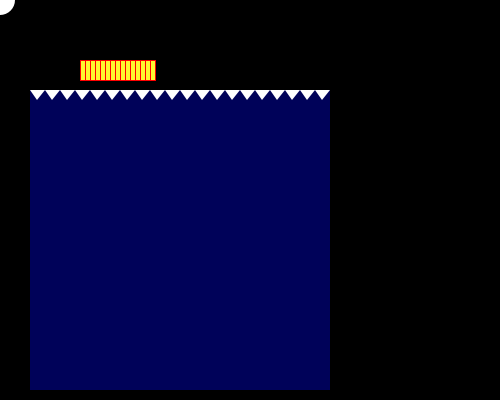
Frame 1 (no input)
Frame 60 (the mouse pressed at the canvas centre just before this capture): identical to frame 1, image omitted
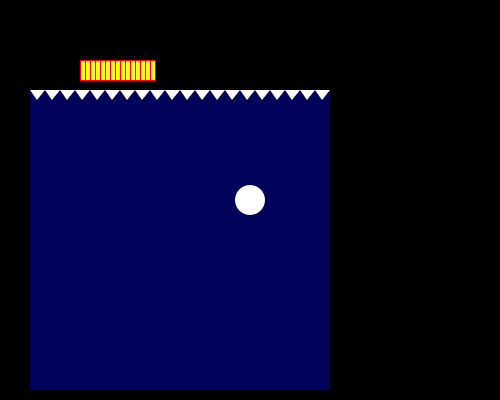
Frame 120 (the mouse held since frame 60 and released just before this capture)

The Processing sketch that drew these frames (run headless with seeded random() and noise(); from frame 60 on, the mouse is pressed at the canvas centre):

// Processing sketch: week15_2_NS_SHAFT_draw_blood
// ── week15_2_NS_SHAFT_draw_blood.pde
// week15_2_NS_SHAFT_draw_blood
// 小朋友下樓梯 碰到上面的尖刺, 會損血
void setup(){
  size(500, 400);
}
int blood = 150; // 血條
int x = 150, y=150;
void draw(){
  background(0);
  fill(255,247,47); // 血條
  stroke(255,0,0); // 血條的框
  strokeWeight(1);
  for(int i=0; i<15; i++){
    if (blood > i*10){
      rect(80+5*i, 60, 5, 20);
    }
  }
  noStroke(); // 不要有紅色的框
  fill(0,2,89);
  rect(30, 90, 300, 300);
  for(int i=0; i<20; i++){
    fill(255);
    triangle(30+i*15, 90, 37+i*15, 90+10, 45+i*15, 90);
  }
  x = mouseX - 30;
  y = mouseY - 90;
  ellipse(x+30, y+90, 30,30);
  if( abs(mouseY-90) < 25 ){
    blood--;
  }
  if(blood<=0) { // game over
    fill(255, 0, 0);
    rect(100,100, 300, 200);
    fill(255);
    textSize(80);
    text("Game Over", 100, 190);
  }
}
